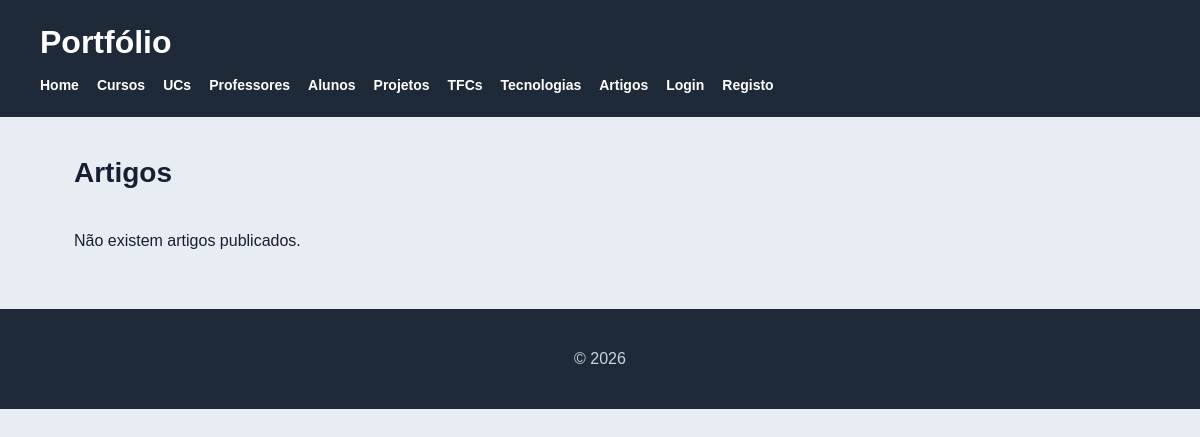
Page /artigos/ on the earlier database version.
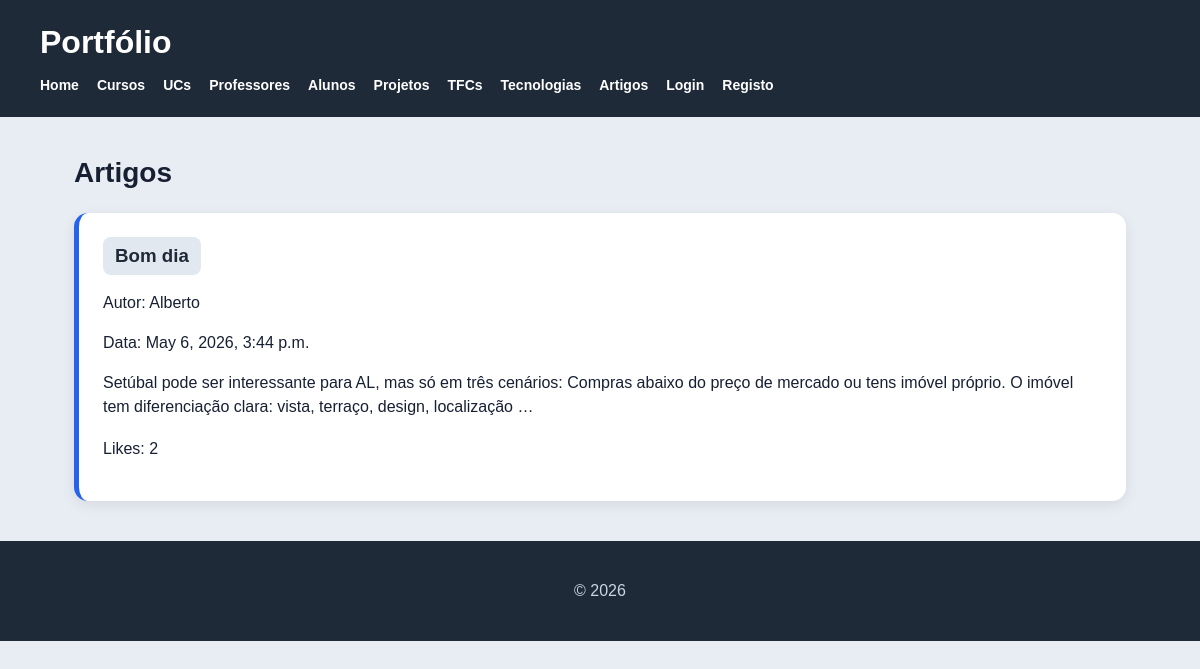
Same page on the later database version.
### artigos/models.py (models this page shows, shortened)
class Artigo(models.Model):
    titulo = models.CharField(max_length=200)
    texto = models.TextField()
    fotografia = models.ImageField(upload_to="artigos/", null=True, blank=True)
    link_externo = models.URLField(blank=True, null=True)
    data_criacao = models.DateTimeField(auto_now_add=True)
    autor = models.ForeignKey(User, on_delete=models.CASCADE, related_name="artigos")
    likes = models.ManyToManyField(User, related_name="artigos_likes", blank=True)
    def total_likes(self):
        return self.likes.count()

### artigos/views.py (the view)
# urls.py: path("", views.artigos_view, name="artigos"),
def artigos_view(request):
    artigos = Artigo.objects.select_related("autor").prefetch_related("likes", "comentarios").order_by("-data_criacao")
    return render(request, "artigos/artigos.html", {
        "artigos": artigos,
        "is_autor": is_autor(request.user),
    })

### artigos/views.py (called while the page is built)
def is_autor(user):
    return user.is_authenticated and user.groups.filter(name="autores").exists()

### artigos/templates/artigos/artigos.html (shortened to what this page needs)
{% extends "portfolio/base.html" %}
{% block content %}
<h2>Artigos</h2>
<section>
    {% for artigo in artigos %}
        <article>
            <h3>
                <a href="{% url 'artigo_detail' artigo.id %}">
                    {{ artigo.titulo }}
                </a>
            </h3>
            <p>Autor: {{ artigo.autor.username }}</p>
            <p>Data: {{ artigo.data_criacao }}</p>
            <p>{{ artigo.texto|truncatewords:30 }}</p>
            <p>Likes: {{ artigo.total_likes }}</p>
        </article>
    {% empty %}
        <p>Não existem artigos publicados.</p>
    {% endfor %}
</section>
{% endblock %}

### portfolio/templates/portfolio/base.html (shortened to what this page needs)
<!DOCTYPE html>
<html lang="pt">
<head>
    {% load static %}
    <link rel="stylesheet" href="{% static 'portfolio/styles.css' %}">
</head>
<body>
    <header>
        <h1>Portfólio</h1>
        <nav>
            <a href="{% url 'portfolio_home' %}">Home</a>
            <a href="{% url 'portfolio_cursos' %}">Cursos</a>
            <a href="{% url 'portfolio_ucs' %}">UCs</a>
            <a href="{% url 'portfolio_professores' %}">Professores</a>
            <a href="{% url 'portfolio_alunos' %}">Alunos</a>
            <a href="{% url 'portfolio_projetos' %}">Projetos</a>
            <a href="{% url 'portfolio_tfcs' %}">TFCs</a>
            <a href="{% url 'portfolio_tecnologias' %}">Tecnologias</a>
            <a href="{% url 'artigos' %}">Artigos</a>
            {% if request.user.is_authenticated %}
                <span>Olá, {{ request.user.username }}</span>
                <a href="{% url 'logout' %}">Logout</a>
            {% else %}
                <a href="{% url 'login' %}">Login</a>
                <a href="{% url 'registo' %}">Registo</a>
            {% endif %}
        </nav>
    </header>
    <main>
        {% block content %}
        {% endblock %}
    </main>
    <footer>
        <p>&copy; 2026</p>
    </footer>
</body>
</html>

### portfolio/static/portfolio/styles.css (style rules this page uses)
* { box-sizing: border-box; }
body { margin: 0; font-family: Arial, Helvetica, sans-serif; background: #e8edf3; color: #172033; }
header { background: #1f2a38; color: white; padding: 24px 40px; }
header h1 { margin: 0 0 16px 0; font-size: 32px; }
nav { display: flex; gap: 18px; flex-wrap: wrap; }
nav a { color: white; text-decoration: none; font-weight: 600; font-size: 14px; }
main { max-width: 1100px; margin: 40px auto; padding: 0 24px; }
h2 { font-size: 28px; margin-bottom: 24px; }
section { display: grid; gap: 22px; }
article { background: white; border-radius: 14px; padding: 24px; box-shadow: 0 4px 14px rgba(0, 0, 0, 0.08); }
article h3 { margin-top: 0; color: #111827; }
p { line-height: 1.5; }
a { color: #2563eb; }
footer { background: #1f2a38; color: #cbd5e1; text-align: center; padding: 22px; margin-top: 40px; }
form a, article a, main > p a { display: inline-block; margin-right: 8px; padding: 8px 12px; border-radius: 8px; background: #e2e8f0; color: #1f2a38; text-decoration: none; font-weight: 600; }
article p:last-child { margin-top: 18px; }
article { border-left: 5px solid #2563eb; }
article h3 { margin-bottom: 12px; }

Differences in the rows shown:
added Artigo: titulo "Bom dia", autor.username "Alberto", data_criacao "May 6, 2026, 3:44 p.m.", texto "Setúbal pode ser interessante para AL, mas só em três cenários: Compras abaixo do preço de mercado ou tens imóvel próprio. O imóvel tem diferenciação clara: vista, terraço, design, localização …", total_likes "2"
Other differences:
text no longer shown: "Não existem artigos publicados."
